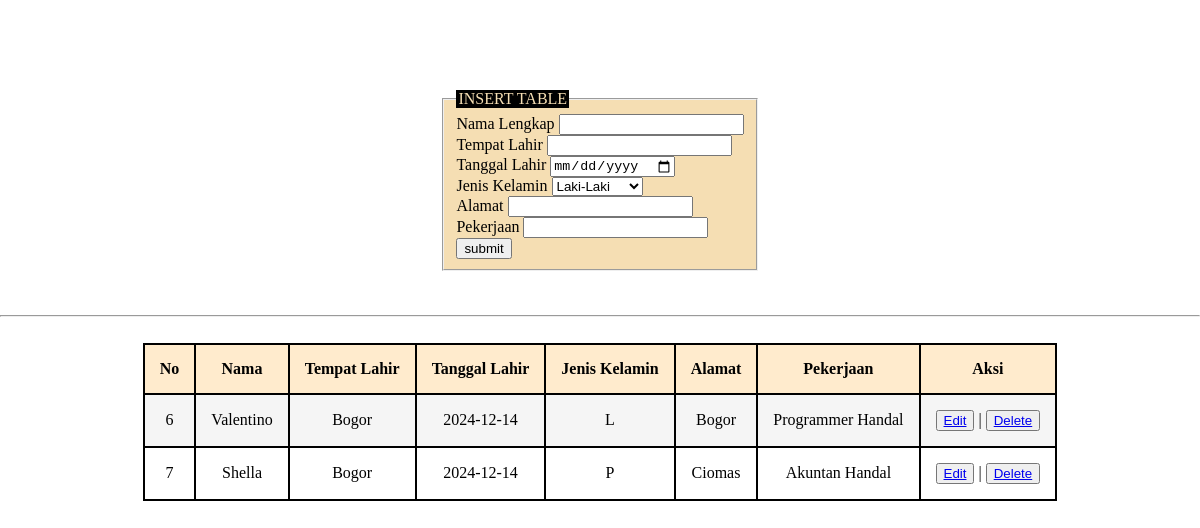
The app's page /tugasakhirBasisData/data_table.php with its own data.
### tables this page shows
CREATE TABLE `data_profil` (
  `id_profil` int(10) NOT NULL,
  `nama` varchar(60) NOT NULL,
  `tempat_lahir` varchar(30) NOT NULL,
  `tanggal_lahir` date NOT NULL,
  `jenis_kelamin` varchar(1) NOT NULL,
  `alamat` text NOT NULL,
  `pekerjaan` varchar(25) NOT NULL
);

### tugasakhirBasisData/data_table.php (the view, shortened to what this page needs)
<!DOCTYPE html>
<html lang="en">
<head>
    <link rel="stylesheet" href="style.css">
</head>
<?php
include "koneksi.php";
$sql = "SELECT*FROM data_profil";
$query = mysqli_query($connect,$sql);
?>
<body>
    <fieldset>
        <legend>INSERT TABLE</legend>
        <form action="insert.php" method="POST">
            <label for="nama">Nama Lengkap</label>
            <input type="text" name="nama"><br>
            <label for="tempat_lahir">Tempat Lahir</label>
            <input type="text" name="tempat_lahir"><br>
            <label for="tanggal_lahir">Tanggal Lahir</label>
            <input type="date" name="tanggal_lahir"><br>
            <label for="jenis_kelamin">Jenis Kelamin</label>
            <select name="jenis_kelamin">
                <option value="L">Laki-Laki</option>
            </select> <br>
            <label for="alamat">Alamat</label>
            <input type="text" name="alamat"><br>
            <label for="pekerjaan">Pekerjaan</label>
            <input type="text" name="pekerjaan"><br>
            <input type="submit" name="submit" value="submit">
        </form>
    </fieldset> <br><br> <hr> <br>
    <div class="table">
        <table border="1px">
            <thead>
                <tr>
                    <th>No</th>
                    <th>Nama</th>
                    <th>Tempat Lahir</th>
                    <th>Tanggal Lahir</th>
                    <th>Jenis Kelamin</th>
                    <th>Alamat</th>
                    <th>Pekerjaan</th>
                    <th>Aksi</th>
                </tr>
            </thead>
            <tbody>
                <?php
                    while ($row = mysqli_fetch_array($query)){
                        echo "
                        <tr>
                        <td>$row[id_profil]</td>
                        <td>$row[nama]</td>
                        <td>$row[tempat_lahir]</td>
                        <td>$row[tanggal_lahir]</td>
                        <td>$row[jenis_kelamin]</td>
                        <td>$row[alamat]</td>
                        <td>$row[pekerjaan]</td>
                        <td><button><a href='edit.php?id=$row[id_profil]'>Edit</a></button> | <button><a href='delete.php?id=$row[id_profil]'>Delete</a></button></td></tr>
                        </tr>";
                    }
                ?>
            </tbody>
        </table>
    </div>
</body>
</html>

### tugasakhirBasisData/style.css (style rules this page uses)
body { justify-items: center; gap: 10px; }
fieldset { margin-top: 90px; background-color: wheat; text-align: left; }
legend { background-color: black; color: wheat; }
body { margin: auto; text-align: center; align-items: center; }
table, th, td { border: 2px solid black; border-collapse: collapse; }
th,td { padding: 15px; text-align: center; }
tbody tr:nth-child(odd) { background-color: whitesmoke;; }
thead, tfoot td[colspan] { background-color: blanchedalmond; font-weight: bold; }

### records on screen
data_profil: id_profil "6", nama "Valentino", tempat_lahir "Bogor", tanggal_lahir "2024-12-14", jenis_kelamin "L", alamat "Bogor", pekerjaan "Programmer Handal"
data_profil: id_profil "7", nama "Shella", tempat_lahir "Bogor", tanggal_lahir "2024-12-14", jenis_kelamin "P", alamat "Ciomas", pekerjaan "Akuntan Handal"
